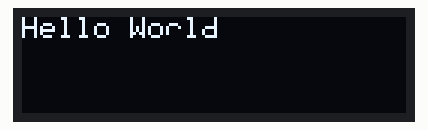
The program below on a simulated Raspberry Pi Pico running MicroPython. On the bench: 128×32 one-colour display. What the program prints to the serial console is not drawn. At 0.0 s the program stops and its outputs stay as they are.

Above: at 0.1 s.

The program:

oled.py
```python
# (licence header left out)
import time
from machine import I2C, Pin
import qwiic_oled_display
import sys

def runExample():
    print("\nSparkFun OLED Display - Hello World Example\n")

    # Initialize I2C
    i2c = I2C(0, scl=Pin(5), sda=Pin(4))

    # Initialize the OLED display
    oled = qwiic_oled_display.QwiicOledDisplay(i2c)

    if not oled.begin():
        print("The Qwiic OLED Display isn't connected to the system. Please check your connection")
        return

    # Clear the display
    oled.clear()

    # Display "Hello World"
    oled.print("Hello World")
    oled.display()

    print("Hello World displayed on OLED")

if __name__ == "__main__":
    try:
        runExample()
    except (KeyboardInterrupt, SystemExit) as exErr:
        print("\nEnding Example")
        sys.exit(0)
```

qwiic_oled_display.py
```python
# (licence header left out)
"""
qwiic_oled_display
======================
Python module for the [Qwiic OLED Display](https://www.sparkfun.com/products/17153)

This python package is a port of the existing [SparkFun Micro OLED Arduino Library](https://github.com/sparkfun/SparkFun_Micro_OLED_Arduino_Library)

This package can be used in conjunction with the overall [SparkFun qwiic Python Package](https://github.com/sparkfun/Qwiic_Py)

New to qwiic? Take a look at the entire [SparkFun qwiic ecosystem](https://www.sparkfun.com/qwiic).

"""

import math
from machine import I2C

# Define the device name and I2C addresses
_DEFAULT_NAME = "Qwiic OLED Display (128x32)"
_AVAILABLE_I2C_ADDRESS = [0x3C, 0x3D]
_LCDWIDTH = 128
_LCDHEIGHT = 32
_PAGES = 4  # 32 pixels height / 8 pixels per page = 4 pages

# SSD1306 Commands
_SSD1306_SETCONTRAST = 0x81
_SSD1306_DISPLAYALLON_RESUME = 0xA4
_SSD1306_DISPLAYALLON = 0xA5
_SSD1306_NORMALDISPLAY = 0xA6
_SSD1306_INVERTDISPLAY = 0xA7
_SSD1306_DISPLAYOFF = 0xAE
_SSD1306_DISPLAYON = 0xAF
_SSD1306_SETDISPLAYOFFSET = 0xD3
_SSD1306_SETCOMPINS = 0xDA
_SSD1306_SETVCOMDETECT = 0xDB
_SSD1306_SETDISPLAYCLOCKDIV = 0xD5
_SSD1306_SETPRECHARGE = 0xD9
_SSD1306_SETMULTIPLEX = 0xA8
_SSD1306_SETLOWCOLUMN = 0x00
_SSD1306_SETHIGHCOLUMN = 0x10
_SSD1306_SETSTARTLINE = 0x40
_SSD1306_MEMORYMODE = 0x20
_SSD1306_COLUMNADDR = 0x21
_SSD1306_PAGEADDR = 0x22
_SSD1306_COMSCANINC = 0xC0
_SSD1306_COMSCANDEC = 0xC8
_SSD1306_SEGREMAP = 0xA0
_SSD1306_CHARGEPUMP = 0x8D
_SSD1306_EXTERNALVCC = 0x1
_SSD1306_SWITCHCAPVCC = 0x2

# Basic 5x8 font (includes all characters needed for sensor display)
_FONT = {
    'H': [0x7F, 0x08, 0x08, 0x08, 0x7F],
    'e': [0x38, 0x54, 0x54, 0x54, 0x18],
    'l': [0x00, 0x41, 0x7F, 0x40, 0x00], # Lowercase l
    'L': [0x7F, 0x40, 0x40, 0x40, 0x40], # Uppercase L
    'o': [0x38, 0x44, 0x44, 0x44, 0x38],
    ' ': [0x00, 0x00, 0x00, 0x00, 0x00],
    'W': [0x7F, 0x20, 0x18, 0x20, 0x7F],
    'r': [0x38, 0x04, 0x04, 0x04, 0x08],
    'd': [0x30, 0x48, 0x48, 0x48, 0x7F],
    'T': [0x01, 0x01, 0x7F, 0x01, 0x01],
    'm': [0x7C, 0x08, 0x04, 0x08, 0x7C],
    'n': [0x7C, 0x08, 0x04, 0x04, 0x78], # Lowercase n
    'p': [0x7F, 0x09, 0x09, 0x09, 0x06],
    'u': [0x38, 0x40, 0x40, 0x40, 0x78],
    'i': [0x00, 0x44, 0x7D, 0x40, 0x00],
    't': [0x04, 0x3F, 0x44, 0x40, 0x20],
    's': [0x48, 0x54, 0x54, 0x54, 0x24], # Lowercase s
    'y': [0x0C, 0x50, 0x50, 0x50, 0x3C],
    'F': [0x7F, 0x09, 0x09, 0x09, 0x01],
    'C': [0x3E, 0x41, 0x41, 0x41, 0x22],
    '%': [0x23, 0x13, 0x08, 0x64, 0x62],
    '.': [0x00, 0x00, 0x60, 0x60, 0x00],
    ':': [0x00, 0x36, 0x36, 0x00, 0x00],
    '0': [0x3E, 0x51, 0x49, 0x45, 0x3E],
    '1': [0x00, 0x42, 0x7F, 0x40, 0x00],
    '2': [0x42, 0x61, 0x51, 0x49, 0x46],
    '3': [0x21, 0x41, 0x45, 0x4B, 0x31],
    '4': [0x18, 0x14, 0x12, 0x7F, 0x10],
    '5': [0x27, 0x45, 0x45, 0x45, 0x39],
    '6': [0x3C, 0x4A, 0x49, 0x49, 0x30],
    '7': [0x01, 0x71, 0x09, 0x05, 0x03],
    '8': [0x36, 0x49, 0x49, 0x49, 0x36],
    '9': [0x06, 0x49, 0x49, 0x29, 0x1E]
}

class QwiicOledDisplay:
    """
    QwiicOledDisplay - MicroPython version

    :param i2c: The I2C bus to use
    :param address: The I2C address to use for the device (default: 0x3C)
    """

    def __init__(self, i2c, address=0x3C):
        self.i2c = i2c
        self.address = address
        self.width = _LCDWIDTH
        self.height = _LCDHEIGHT
        self.pages = _PAGES
        # Buffer size is width * pages (each page is 8 pixels tall)
        self.buffer = bytearray(self.width * self.pages)

    def _command(self, cmd):
        """Send a command to the display"""
        self.i2c.writeto(self.address, b'\x00' + bytes([cmd]))

    def begin(self):
        """Initialize the display"""
        try:
            # Turn display off
            self._command(_SSD1306_DISPLAYOFF)

            # Set display clock
            self._command(_SSD1306_SETDISPLAYCLOCKDIV)
            self._command(0x80)

            # Set multiplex ratio
            self._command(_SSD1306_SETMULTIPLEX)
            self._command(0x1F)  # 32 rows

            # Set display offset
            self._command(_SSD1306_SETDISPLAYOFFSET)
            self._command(0x00)

            # Set start line
            self._command(_SSD1306_SETSTARTLINE | 0x00)

            # Charge pump
            self._command(_SSD1306_CHARGEPUMP)
            self._command(0x14)  # Enable charge pump

            # Memory mode
            self._command(_SSD1306_MEMORYMODE)
            self._command(0x00)  # Horizontal addressing mode

            # Segment remap
            self._command(_SSD1306_SEGREMAP | 0x01)

            # COM scan direction
            self._command(_SSD1306_COMSCANDEC)

            # Set COM pins
            self._command(_SSD1306_SETCOMPINS)
            self._command(0x02)  # Sequential COM pin configuration

            # Set contrast
            self._command(_SSD1306_SETCONTRAST)
            self._command(0x8F)

            # Set precharge
            self._command(_SSD1306_SETPRECHARGE)
            self._command(0xF1)

            # Set VCOM detect
            self._command(_SSD1306_SETVCOMDETECT)
            self._command(0x40)

            # Display all on resume
            self._command(_SSD1306_DISPLAYALLON_RESUME)

            # Normal display
            self._command(_SSD1306_NORMALDISPLAY)

            # Turn display on
            self._command(_SSD1306_DISPLAYON)

            # Clear the display
            self.clear()
            self.display()
            print("OLED display initialized and cleared")
            return True
        except Exception as e:
            print(f"Error initializing OLED: {e}")
            return False

    def clear(self):
        """Clear the display buffer"""
        self.buffer = bytearray(self.width * self.pages)
        print("Display buffer cleared")

    def display(self):
        """Update the display with the buffer contents"""
        try:
            # Set column address range
            self._command(_SSD1306_COLUMNADDR)
            self._command(0)              # Column start address
            self._command(self.width - 1) # Column end address

            # Set page address range
            self._command(_SSD1306_PAGEADDR)
            self._command(0)              # Page start address
            self._command(self.pages - 1) # Page end address

            # Write the buffer data using writeto_mem
            # The 0x40 indicates that the following bytes are data for the display RAM
            for i in range(0, len(self.buffer), 16):
                chunk = self.buffer[i:i+16]
                self.i2c.writeto_mem(self.address, 0x40, chunk)

            print("Display updated with buffer contents using writeto_mem")
        except Exception as e:
            print(f"Error updating display: {e}")

    def print(self, text, x=0, y=0):
        """Print text to the display buffer"""
        print(f"Printing text: '{text}' at x={x}, y={y}")
        # Convert y position to page number (each page is 8 pixels tall)
        page = y // 8
        if page >= self.pages:
            print(f"Warning: Page {page} is out of range (max {self.pages-1})")
            return  # Don't print if page is out of range

        # Simple text printing implementation
        for i, char in enumerate(text):
            if x + i * 6 < self.width:  # 5 pixels per char + 1 pixel spacing
                self._draw_char(x + i * 6, page, char)

    def _draw_char(self, x, page, char):
        """Draw a single character at the specified position"""
        if char in _FONT:
            # Get the font data for this character
            font_data = _FONT[char]
            # Draw each column of the character
            for col in range(5):  # 5 columns per character
                if x + col < self.width:
                    # Calculate the buffer index
                    buffer_index = page * self.width + x + col
                    if buffer_index < len(self.buffer):
                        # Write the column data to the buffer
                        self.buffer[buffer_index] = font_data[col]
                    else:
                        print(f"Warning: Buffer index {buffer_index} out of range")
        else:
            print(f"Warning: Character '{char}' not in font")
```
